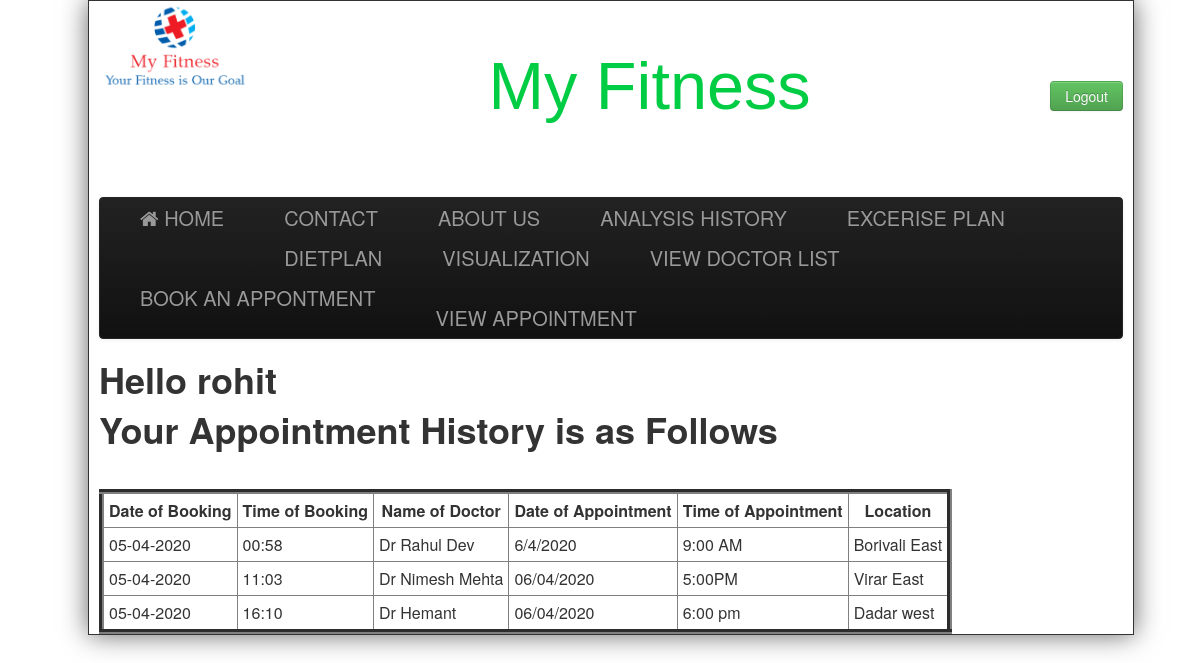
Page /viewbooking.php (signed in) on the committed database.
### tables this page shows
CREATE TABLE `appointment` (
  `Name` varchar(255) NOT NULL,
  `Contact` varchar(255) NOT NULL,
  `Date` varchar(255) NOT NULL,
  `Timming` varchar(255) NOT NULL,
  `username` varchar(255) NOT NULL,
  `DOB` varchar(255) NOT NULL,
  `TOB` varchar(255) NOT NULL,
  `Location` varchar(255) NOT NULL
);

### viewbooking.php (the view, shortened to what this page needs)
<html>
<head>
	<link href="css/bootstrap.min.css" rel="stylesheet" ></link>
	<link href="css/bootstrap.css" rel="stylesheet" ></link>
	<link href="css/Default.css" rel="stylesheet" >	</link>
	<link rel="stylesheet" type="text/css" href="https://stackpath.bootstrapcdn.com/font-awesome/4.7.0/css/font-awesome.min.css"></link>
	<link href="https://stackpath.bootstrapcdn.com/font-awesome/4.7.0/css/font-awesome.min.css" rel="stylesheet"></link>
</head>
<body>
<div class="wrap">
		<div class="header">
			<div style="float:left;width:150px;">
				<img src="images/logo2.jpg"/>
			</div>
			<div>
				<div style="float:right; font-size:20px;margin-top:20px;">
				<?php
			 if(isset($_SESSION['name']))
			 {
			 echo "<b>Welcome,</b>".$_SESSION['name']."&nbsp;&nbsp;&nbsp;<a href=\"logout.php\" class=\"btn btn-info\">Logout</a>";
			 }
			 else
			 {
			 ?><br><br><br>
			     <a href="index2.php?logout='1'" class="btn btn-success" >Logout</a>
			<?php } ?>
			</div>
			<div id="heading">
				<a href="#" id="title">My Fitness</a>
			</div>
			</div>
		</div><br><br>
		<div class="navbar navbar-inverse">
			<div class="navbar-inner">
				<div class="container" >
			<a class="brand" href="index.php" ><i class="fa fa-home" aria-hidden="true"></i>&nbsp;HOME</a>
				<a class="brand" href="contact2.php">CONTACT</a>
				<a class="brand" href="about2.php">ABOUT US </a>
				<a class="brand" href="display.php" >ANALYSIS HISTORY</a>
				<a class="brand" href="excerise.php">EXCERISE PLAN</a>
				<a class="brand" href="diet.php">DIETPLAN</a>
				<a class="brand" href="visualization.php">VISUALIZATION</a>
				<a class="brand" href="viewdoc2.php">VIEW DOCTOR LIST </a>
				<a class="brand" href="booking.php">BOOK AN APPONTMENT </a>
				<a class="brand" href="booking.php"> </a>
				<a class="brand" href="booking.php"> </a>
				<a class="brand" href="booking.php"> </a>
				<a class="brand" href="booking.php"> </a>
				<a class="brand" href="booking.php"> </a>
				<a class="brand" href="booking.php"> </a>
				<a class="brand" href="booking.php"> </a>
				<a class="brand" href="booking.php"> </a>
				<a class="brand" href="viewbooking.php">VIEW APPOINTMENT </a>
				</div>
			</div>
		</div>
<?php  if (isset($_SESSION['username'])) : ?>
			<h1><p>Hello <strong><?php echo $_SESSION['username']; ?></strong></p></h1>
		<?php endif ?>
<?php
include("connection.php");
$name= $_SESSION['username'];
$query="SELECT * FROM appointment where username='$name'";
$data=mysqli_query($conn,$query);
$total=mysqli_num_rows($data);
if($total !=0)
{
	?>
	<h1> Your Appointment History is as Follows</h1> <br>
	<table border='5' cellpadding='5' cellspacing="5" >
		<tr>
			<th>Date of Booking </th>
			<th>Time of Booking</th>
			<th>Name of Doctor </th>
			<th>Date of Appointment </th>
			<th> Time of Appointment</th>
			<th> Location</th>
		</tr>
	<?php
	while($result=mysqli_fetch_assoc($data))
	{
		echo "<tr>
			<td>".$result['DOB']."</td>
			<td>".$result['TOB']."</td>
			<td>".$result['Name']."</td>
			<td>".$result['Date']."</td>
			<td>".$result['Timming']."</td>
			<td>".$result['Location']."</td>
		</tr>";
	}
}
?>
</table>

### css/Default.css (style rules this page uses)
body { width:100%; background-image:url(C:\xampp\htdocs\RNGClinic\images\back.jpg); }
.header { height: 156px; padding: 0; font-size: 14px; width:100%; }
.wrap { position:absolute; width:1024px; background-color:#FFFFFF; padding:0 10px; border:solid 1px; -o-box-shadow: 10px 10px 5px #888; -moz-box-shadow: 10px 10px 5px #888; -webkit-box-shadow: 10px 10px 5px #888; box-shadow: 0px 0px 25px #666; }
#heading { text-align:center; font-size:50pt; font-family:verdana,helvetica,arial,sans-serif; color:#993366; padding-top:35pt; line-height:normal; }
.navbar .brand { padding:10px 40px 10px; }

### viewbooking.php (style rules this page uses)
#title { color: #00cc44; }

### rows in the picture
appointment: DOB "05-04-2020", TOB "00:58", Name "Dr Rahul Dev", Date "6/4/2020", Timming "9:00 AM", Location "Borivali East"
appointment: DOB "05-04-2020", TOB "11:03", Name "Dr Nimesh Mehta", Date "06/04/2020", Timming "5:00PM", Location "Virar East"
appointment: DOB "05-04-2020", TOB "16:10", Name "Dr Hemant", Date "06/04/2020", Timming "6:00 pm", Location "Dadar west"

### other values in the picture
$_SESSION['username'] "rohit"
